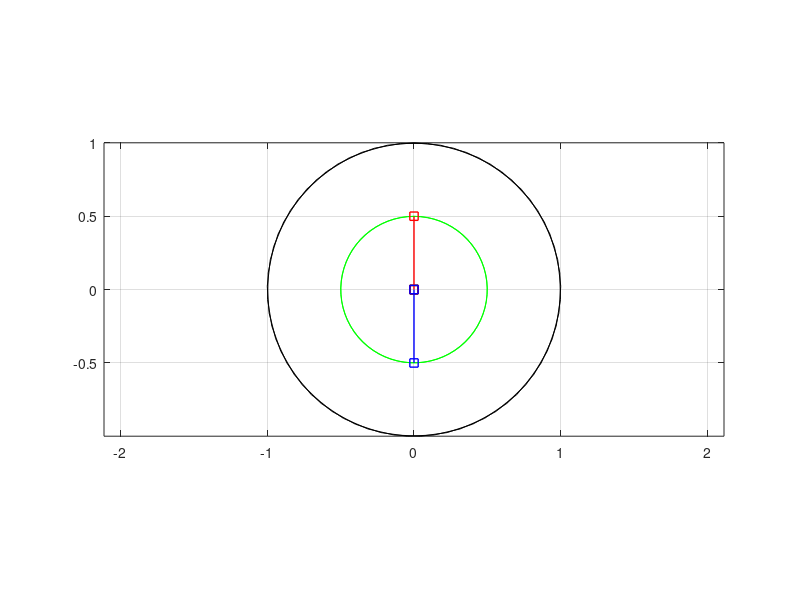

Source code (MATLAB):
%% Clearing variables and close windoes and clearing command window

close all
clear

clc

%     tic;
%% File Name


gifc = 0 ;                                   %1==yes or 0==no ==> creating .gif animation file

if gifc==0
    filename = 'Animated.gif';       % Specify the output file name
end
%% variables definition:

j=1i;                      %j=[0+1i]
f=50;                      %frequency
P=1/f;                     %Period
n=70;                      %Number of time steps
t=linspace(0,2*P,n);       %time
w=2*pi*f;                  %angular frequency(Omega)
Bm=1;                      %amplitude of Mfield produced by each phase
% alpha=0;
if gifc==1;  m=round(sqrt(n))+1; end
%% Here we can make fault:

%    R =  1  +  0.10*sin(w*t)     -  0.05 ;                  %Br=R*Bm*sin(w*t);
%    S =  1  +  0.19*sin(3*w*t)   -  1.00 ;                  %Bs=S*Bm*sin(w*t-2*pi/3);
%    T =  1  +  0.10*sin(2*w*t)   -  0.20 ;                  %Bt=T*Bm*sin(w*t+2*pi/3);

%                    A=1.0 ; B=1.0 ;                             %Bnet :: [theta,Bn]=cart2pol(A*Nx,B*Ny);

% R=1;S=1;T=1;                             %

%% Magnetic Fields definition:

Br=(Bm).*sin(w*t);     %(Bm*R).*sin(w*t)          ;% +     0.10*(Bm*R).*sin(3*w*t);             %Mfield produced by   phase  'R'  color=Black  +   3rd Harmonic
Bs=(Bm/2).*(sin(w*t)+j*cos(w*t));     %(Bm*S).*sin(w*t-2*pi/3)   ;% +     0.15*(Bm*S).*sin(3*(w*t-2*pi/3));    %Mfield produced by   phase  'S'  color=Blue   +   3rd Harmonic
Bt=(Bm/2).*(sin(w*t)-j*cos(w*t));    %(Bm*T).*sin(w*t+2*pi/3)   ;% +     0.12*(Bm*T).*sin(3*(w*t+2*pi/3));    %Mfield produced by   phase  'T'  color=Red    +   3rd Harmonic

%% Mfields in cartesian coordinates:

% [Rx,Ry]=pol2cart(alpha,Br);
%Rx=Br;Ry=Br-Br;
% [Sx,Sy]=pol2cart(-2*pi/3,Bs);
%Sx=Bs*cos(-2*pi/3);Sy=Bs*sin(-2*pi/3);
% [Tx,Ty]=pol2cart(2*pi/3,Bt);
%Tx=Bt*cos(2*pi/3);Ty=Bt*sin(2*pi/3);

%% Avaluating Bnet vector:

%  Nx=A.*(Rx+Sx+Tx);
%  Ny=B.*(Ry+Sy+Ty);

%%  Bnet in polar coordinates

% [theta,Bn]=cart2pol(Nx,Ny);      %Bnet Mfield      color=Red

%% Wave shapes and geometrical positions

c1=sin(w*t)+j*cos(w*t);
c2=0.5*c1;
%     cr=max(R)*c1;
%     cs=max(S)*c1;
%     ct=max(T)*c1;
%     cN=Nx+j*Ny;
%     ir=(Bm).*sin(w*t);
%     is=(Bm).*sin(w*t-2*pi/3);
%     it=(Bm).*sin(w*t+2*pi/3);
%     in=t-(-1.5+t);
%     iz=in-1.5;
%% Somthing for creating Animation
if (gifc == 1)


    im=cell(m);

    frame=struct('cdata',[],'colormap',[]);

end

%%

%   rd=zeros(1,n);
%   sd=rd;
%   td=rd;
%   tt=t-(t-1.5);

%% Openning a Figure

figure('NumberTitle','off','Name','Magnetic Fields in the Stator By H.Najafi','Units','centimeters','Position',[0.25 2 40 18]);

%% Animated Lines

%     subplot(3,4,[3,4]);
%     %plot([t,iz],'Color','k','LineWidth',0.5,[t,ir],'Color','g','LineWidth',1);
%     plot(t,iz,'k',t,ir,'g');
%     title('~Current of each phase (R,S,T) per unit');
%     ral=animatedline('Color','k','LineWidth',1.5,'MaximumNumPoints',n);
%     ylim([-1.5 1.5]);xlim([0 max(t)]);grid on;grid minor;
%     ax = gca;
%     ax.YLabel.String = 'R';
%     ax.YLabel.FontSize = 10;
%
%
%     subplot(3,4,[7,8]);
%     plot(t,iz,'k',t,is,'g');
%     sal=animatedline('Color','b','LineWidth',1.5,'MaximumNumPoints',n);
%     ylim([-1.5 1.5]);xlim([0 max(t)]);grid on;grid minor;
%     ax = gca;
%     ax.YLabel.String = 'S';
%     ax.YLabel.FontSize = 10;
%
%
%     subplot(3,4,[11,12]);
%     plot(t,iz,'k',t,it,'g');
%     tal=animatedline('Color','m','LineWidth',1.5,'MaximumNumPoints',n);
%     ylim([-1.5 1.5]);xlim([0 max(t)]);grid on;grid minor;
%     ax = gca;
%     ax.YLabel.String = 'T';
%     ax.YLabel.FontSize = 10;
%     ax.XLabel.String = 'Time';
%     ax.XLabel.FontSize = 10;
%     ax.XLabel.FontWeight='bold';
%
%     subplot(3,4,[9,10]);
%     plot(360*f*t,in,'g','LineWidth',0.75);
%     nal=animatedline('Color','r','LineWidth',1.5,'MaximumNumPoints',n);
%     %ylim([-2 2]);
%     xlim([0 (180/pi)*w*max(t)]);grid on; grid minor;
%     ax = gca;
%     ax.YLabel.String = 'Amplitude of Bnet';
%     ax.YLabel.FontSize = 10;
%     ax.YLabel.FontWeight='bold';
%     ax.XTickMode = 'manual';
%     ax.XTick = linspace(0,360*f*max(t),13);
%     ax.XLabel.String = 'Position of Bnet(0-360 Degree)';
%     ax.XLabel.FontSize = 10;
%     ax.XLabel.FontWeight='bold';
%
%
%     subplot(3,4,[1,2,5,6]);
% %     plot(cN,'r','LineWidth',2);
%     title('Magnetic Fields');
%     ax = gca;
%     ax.XLabel.String = 'Hamed Najafipour (S.R.T.T.U.-1396)';ax.XLabel.FontSize = 10;ax.XLabel.FontWeight='bold';
%     %axis square;
%     axis([-1.7 1.7 -1.7 1.7]);
%     axis equal;
%     grid on;grid minor;hold on;
%%

for ii=1:n
    tic;
    %   rd(ii)=Br(ii);
    %   sd(ii)=Bs(ii);
    %   td(ii)=Bt(ii);

    %       subplot(3,4,[3,4]);

    %title("B produced by each phase");


    %cla;
    % plot(t,ir,'g','LineWidth',1);

    %      addpoints(ral,t(ii),Br(ii));
    %      drawnow ;

    %  hold on;
    %       plot(t,ir,'g','LineWidth',2);
    %       hold on;
    %       plot(t,rd,'k','LineWidth',2);
    %    grid on;
    % hold on;


    %    ylim([-1.5 1.5]);
    %  hold on;

    % hold  off;

    %       subplot(3,4,[7,8]);
    %
    %      addpoints(sal,t(ii),Bs(ii));
    %      drawnow ;

    cla;

    %       plot(t,is,'g',t,sd,'b','LineWidth',2);
    %       hold on;
    %  plot(t,is,'g','LineWidth',2);
    % hold on;
    % plot(t,sd,'b','LineWidth',2);
    % grid on;


    %    ylim([-1.5 1.5]);
    % hold on;

    %      subplot(3,4,[11,12]);
    %
    %      addpoints(tal,t(ii),Bt(ii));
    %      drawnow ;



    %    cla;

    %   plot(t,it,'g',t,td,'b','LineWidth',2);
    %   hold on;
    %       plot(t,it,'g','LineWidth',2);
    %       hold on;
    %       plot(t,td,'m','LineWidth',2);
    %   grid on;


    %   ylim([-1.5 1.5]);
    %hold on;

    %        subplot(3,4,[9,10]);
    %
    %       addpoints(nal,360*f*t(ii),Bn(ii));
    %       drawnow ;


    %   subplot(3,4,[1,2,5,6]);

    %   cla;

    %      plot(cN,'r','LineWidth',1);
    %       hold on;
    plot(c1,'k','LineWidth',0.5);
    hold on;
    plot(c2,'g','LineWidth',0.5);
    %   hold on;



    %       title('Rotating M.Field By Hamed Najafi');

    %legend('R','S','T','Bnet');

    %       plot([0 Nx(ii)],[0 Ny(ii)],'r','Marker','s','LineWidth',1.5);
    %       hold on;
    plot([0 real(Br(ii))],[0 imag(Br(ii))],'k','Marker','s','LineWidth',1);
    %  hold on;
    plot([0 real(Bs(ii))],[0 imag(Bs(ii))],'r','Marker','s','LineWidth',1);
    %  hold on;
    plot([0 real(Bt(ii))],[0 imag(Bt(ii))],'b','Marker','s','LineWidth',1);
    %  hold on;


    grid on;

    %  axis square;
    axis equal;
    % axis([-1.7 1.7 -1.7 1.7]);

    %legend('r=1','r=1.5','R','S','T','Bnet');

    drawnow limitrate;
    if (gifc == 1)

        frame(ii) = getframe(1);
        im{ii} = frame2im(frame(ii));
    end

    a=toc;
    while a<0.12
        a=toc;
    end

    %  hold off;



end
%% Movie
%     close;
%     fig=figure('NumberTitle','off','Name',['Magnetic Fields in the Stator',date],'Units','centimeters','Position',[0.25 2 40 18]);
%     movie(fig,frame,2);
%% These following codes are written for exporting plots to a .gif (animation) file

if (gifc == 1)
    %close;
    figure;
    nImages=length(t);
    for idx = 1:nImages
        subplot(m,m,idx)
        imshow(im{idx});
    end


    for idx = 1:nImages
        [A,map] = rgb2ind(im{idx},256);
        if idx == 1
            imwrite(A,map,filename,'gif','LoopCount',Inf,'DelayTime',0);
        else
            imwrite(A,map,filename,'gif','WriteMode','append','DelayTime',0);
        end
    end
    close all;
end
%%
%     toc;
%% The End... ...!?
